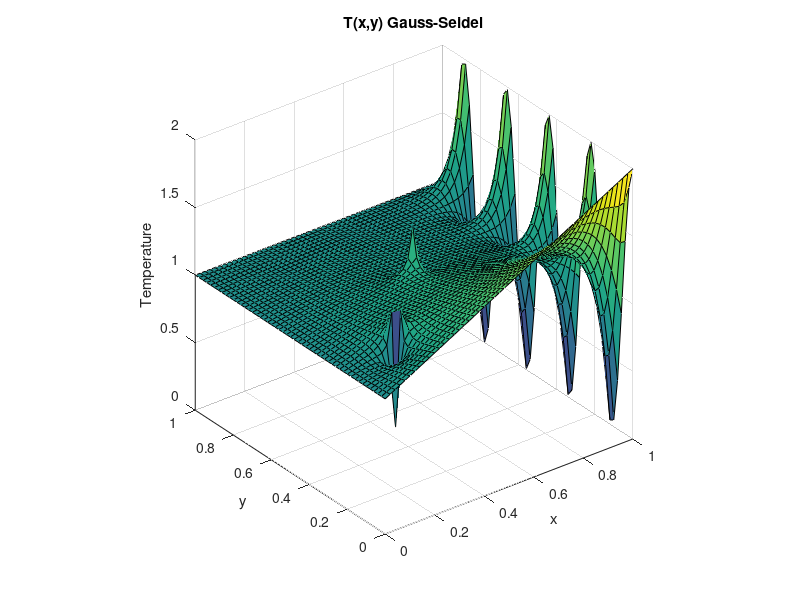

Recreate this plot in MATLAB. (Note: this script raises an error after producing the figure.)
% Gauss Seidel to solve Laplace Eqn
%     T_xx + T_yy = 0
% with Dirichlet BCs.

%% clear the workspace
clc
clear

% Parameters
nx = 51;
ny = nx;                       % number of space steps
x=linspace(0,1,nx);            % x range
y=linspace(0,1,ny);            % y range
dx = 0.02;
dy = dx;
B=(dx/dy)^2;
T_gs=zeros(nx,ny);             % initialize T for Point Jacobi
tol=1e-5;                      % error tolerance
err=1;                         % error
k=1;                           % iteration index
omega=1.95;                    % (optimal) relaxation parameter
%%
% Boundary Conditions
T_gs(1,:) = 1;%left
T_gs(nx,:) = cos(6*1.5*pi*y)+1;%right
T_gs(:,1) = 1+x;%bottom
T_gs(:,end) = 1;%top
Texact=T_gs;     %analytical 

%%
% Time loop
i=1;j=1;
rms=0;
while err>tol
    T_gsold=T_gs;
    for i=2:nx-1
        for j=2:ny-1
            %Gauss-Seidel
            T_gs(i,j)= (1-omega)*T_gsold(i,j) +(omega/(2*(1+B)))*(T_gs(i-1,j)+T_gsold(i+1,j)+B*(T_gs(i,j-1)+T_gsold(i,j+1)));
        end
    end
    %boundary conditions
    T_gs(1,:)= 1;%left
    T_gs(nx,:) = cos(6*1.5*pi*y)+1;%right
    T_gs(:,1) = 1+x;%bottom
    T_gs(:,end) = 1;%top
    T_gs(25,25)=1.5;
    T_gs(10,10)=0.5;
    
    err= max(max(abs(T_gs-T_gsold)));
    k=k+1;
end
%%
% analytical solution
for iii=1:nx
    for jjj=1:ny  
        A=0;
        for n=1:101
            if mod(n,2)==1
                A = A +((n*pi)^-2 * csch(2*n*pi) * sinh(n*pi*x(iii)) * cos(n*pi*y(jjj)));
            end 
        end
        Texact(iii,jjj)=(x(iii)/4)-(4*A);
    end
end


% plot
figure(1)
figure,surf(x,y,T_gs');
xlabel('x');ylabel('y');zlabel('Temperature');
axis square;
title('T(x,y) Gauss-Seidel');
legend('Gauss Seidel','Analytical','location','sw');
colorbar
pts={[0.5 0.25] [0.5 0.75] [1.5 0.25] [1.5 0.75]};

figure(2)
contourf(x,y,T_gs');
xlabel('x');ylabel('y');
axis square;
title('T(x,y) Gauss-Seidel');
legend('Gauss-Seidel','Analytical','location','best');
colorbar



